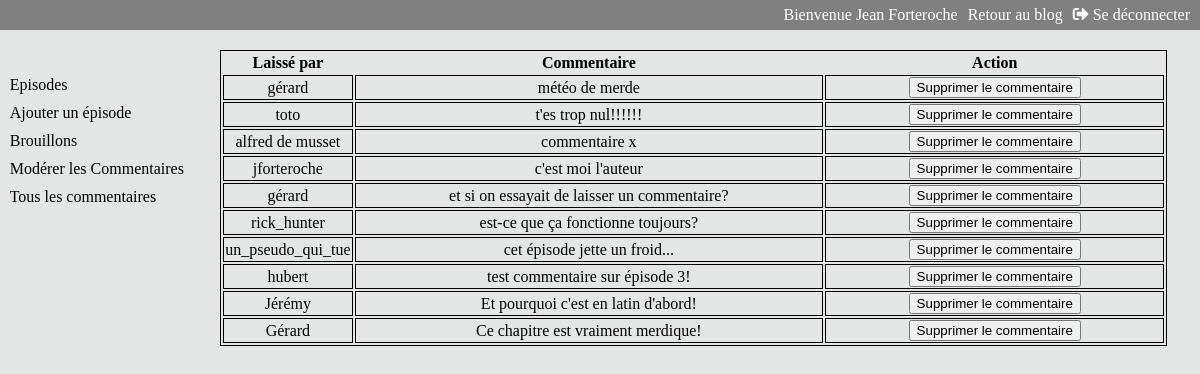
The app's page /index.php?action=comments_list, older data.
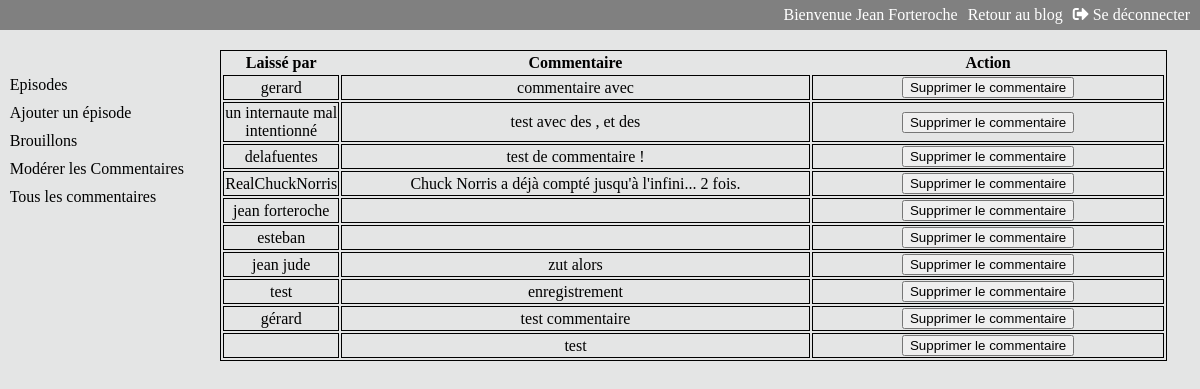
The same page, newer data.
### tables this page shows
CREATE TABLE IF NOT EXISTS `commentaires` (
  `comment_id` tinyint(11) NOT NULL AUTO_INCREMENT,
  `episode` tinyint(11) NOT NULL,
  `pseudo` varchar(50) NOT NULL,
  `comment` text NOT NULL,
  `comment_date` datetime NOT NULL,
  `reported_comment` tinyint(1) NOT NULL,
  PRIMARY KEY (`comment_id`),
  KEY `from_episode` (`episode`)
);

### src/View/View.php (called while the page is built, shortened)
<?php
class View
{
    public function display(array $data, string $template, string $layout) : void
    {
        require_once($template);
    }
}

### src/Controller/BackOffice/BackCommentController.php (called while the page is built, shortened)
<?php
class BackCommentController
{
    private $view;
    private $commentManager;
    private $listTemplate;
    private $layout;
    public function __construct(CommentManager $commentManager, View $view)
    {
        $this->view = $view;
        $this->commentManager = $commentManager;
        $this->listTemplate = '../templates/backoffice/';
        $this->layout = '../templates/backOffice/layout.html.php';
    }
    public function getCommentsList() : void
    {
        $template = $this->listTemplate.'commentsList.html.php';
        $data = $this->commentManager->getCommentsList();
        $this->view->display($data, $template, $this->layout);
    }
}

### public/index.php (called while the page is built, shortened)
<?php
$router = new Router();
$router->run();

### src/Model/CommentManager.php (called while the page is built, shortened)
<?php
class CommentManager
{
    private $database;
    public function __construct(\PDO $database)
    {
        $this->database = $database;
    }
    public function getCommentsList() : array
    {
        $getCommentsList = $this->database->prepare('SELECT * FROM commentaires ORDER BY comment_date DESC LIMIT 10');
        $getCommentsList->execute();
        return $getCommentsList->fetchAll();
    }
}

### Templates/backOffice/commentsList.html.php (the view)
<table id='comments_table'>
    <thead>
        <tr>
            <th>Laissé par</th>
            <th>Commentaire</th>
            <th>Action</th>
        </tr>
    </thead>
    <tbody>
        <?php foreach ($data as $entry) {?>
        <tr>
            <td id='pseudo_col'><?=$entry['pseudo']?></td>
            <td id='comment_col'><?=$entry['comment']?></td>
            <td><a href='index.php?action=delete_comment&id=<?=$entry['comment_id']?>'><button>Supprimer le commentaire</button></a></td>
        </tr>
        <?php
        }
        ?>
    </tbody>
</table>

Row changes from the older to the newer data that the page shows:
no longer on this page (row unchanged): commentaires: pseudo "gérard", comment "météo de merde"
no longer on this page (row unchanged): commentaires: pseudo "toto", comment "t'es trop nul!!!!!!"
no longer on this page (row unchanged): commentaires: pseudo "alfred de musset", comment "commentaire x"
no longer on this page (row edited): commentaires: pseudo "jforteroche", comment "c'est moi l'auteur"
no longer on this page (row unchanged): commentaires: pseudo "gérard", comment "et si on essayait de laisser un commentaire?"
no longer on this page (row unchanged): commentaires: pseudo "rick_hunter", comment "est-ce que ça fonctionne toujours?"
no longer on this page (row unchanged): commentaires: pseudo "un_pseudo_qui_tue", comment "cet épisode jette un froid..."
no longer on this page (row unchanged): commentaires: pseudo "hubert", comment "test commentaire sur épisode 3!"
no longer on this page (row unchanged): commentaires: pseudo "Jérémy", comment "Et pourquoi c'est en latin d'abord!"
removed commentaires: pseudo "Gérard", comment "Ce chapitre est vraiment merdique!"
added commentaires: pseudo "gerard", comment "commentaire avec"
added commentaires: pseudo "un internaute mal intentionné", comment "test avec des , et des"
added commentaires: pseudo "delafuentes", comment "test de commentaire !"
added commentaires: pseudo "RealChuckNorris", comment "Chuck Norris a déjà compté jusqu'à l'infini... 2 fois."
added commentaires: pseudo "jean forteroche"
added commentaires: pseudo "esteban"
added commentaires: pseudo "jean jude", comment "zut alors"
added commentaires: pseudo "test", comment "enregistrement"
added commentaires: pseudo "gérard", comment "test commentaire"
added commentaires: comment "test"
